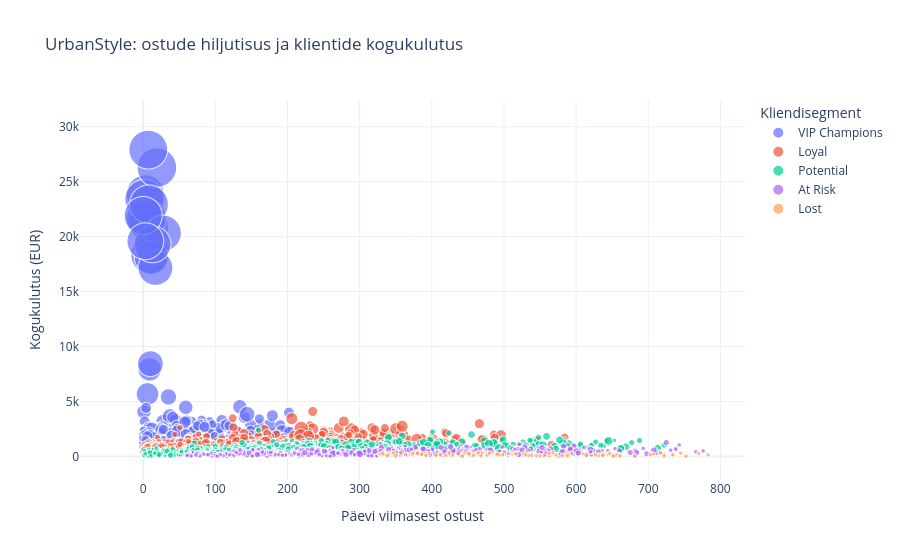

Notebook code cell kept with this figure:
### Code cell
# Diagramm 2 -- scatter
rfm["segment"] = rfm["segment"].replace({"At risk": "At Risk"})
segmentide_järjekord = [
    "VIP Champions",
    "Loyal",
    "Potential",
    "At Risk",
    "Lost"
]

fig = px.scatter(
    rfm,
    x="recency_days",
    y="monetary",
    color="segment",
    size="frequency",
    hover_name="customer_id",
    size_max=40,
    opacity=0.7,
    title="UrbanStyle: ostude hiljutisus ja klientide kogukulutus",
    labels={
        "recency_days": "Päevi viimasest ostust",
        "monetary": "Kogukulutus (EUR)",
        "frequency": "Ostude arv",
        "segment": "Kliendisegment",
        "customer_id": "Kliendi ID"
    },
    category_orders={"segment": segmentide_järjekord},
    template="plotly_white"
)

fig.show()

### Figure 1 — Plotly figure (JSON) as saved in the notebook; plotly's stock layout.template omitted (floating-point values rounded to 4 significant figures; data arrays with more than 128 entries replaced by an {"elided": "..."} marker saying what was removed)
{"data": [{"hovertemplate": "<b>%{hovertext}</b><br><br>Kliendisegment=VIP Champions<br>Päevi viimasest ostust=%{x}<br>Kogukulutus (EUR)=%{y}<br>Ostude arv=%{marker.size}<extra></extra>", "hovertext": {"elided": "453 float values"}, "legendgroup": "VIP Champions", "marker": {"color": "#636efa", "opacity": 0.7, "size": {"elided": "453 int values"}, "sizemode": "area", "sizeref": 0.04813, "symbol": "circle"}, "mode": "markers", "name": "VIP Champions", "showlegend": true, "type": "scattergl", "x": {"elided": "453 int values"}, "xaxis": "x", "y": {"elided": "453 float values"}, "yaxis": "y"}, {"hovertemplate": "<b>%{hovertext}</b><br><br>Kliendisegment=Loyal<br>Päevi viimasest ostust=%{x}<br>Kogukulutus (EUR)=%{y}<br>Ostude arv=%{marker.size}<extra></extra>", "hovertext": {"elided": "678 float values"}, "legendgroup": "Loyal", "marker": {"color": "#EF553B", "opacity": 0.7, "size": {"elided": "678 int values"}, "sizemode": "area", "sizeref": 0.04813, "symbol": "circle"}, "mode": "markers", "name": "Loyal", "showlegend": true, "type": "scattergl", "x": {"elided": "678 int values"}, "xaxis": "x", "y": {"elided": "678 float values"}, "yaxis": "y"}, {"hovertemplate": "<b>%{hovertext}</b><br><br>Kliendisegment=Potential<br>Päevi viimasest ostust=%{x}<br>Kogukulutus (EUR)=%{y}<br>Ostude arv=%{marker.size}<extra></extra>", "hovertext": {"elided": "768 float values"}, "legendgroup": "Potential", "marker": {"color": "#00cc96", "opacity": 0.7, "size": {"elided": "768 int values"}, "sizemode": "area", "sizeref": 0.04813, "symbol": "circle"}, "mode": "markers", "name": "Potential", "showlegend": true, "type": "scattergl", "x": {"elided": "768 int values"}, "xaxis": "x", "y": {"elided": "768 float values"}, "yaxis": "y"}, {"hovertemplate": "<b>%{hovertext}</b><br><br>Kliendisegment=At Risk<br>Päevi viimasest ostust=%{x}<br>Kogukulutus (EUR)=%{y}<br>Ostude arv=%{marker.size}<extra></extra>", "hovertext": {"elided": "524 float values"}, "legendgroup": "At Risk", "marker": {"color": "#ab63fa", "opacity": 0.7, "size": {"elided": "524 int values"}, "sizemode": "area", "sizeref": 0.04813, "symbol": "circle"}, "mode": "markers", "name": "At Risk", "showlegend": true, "type": "scattergl", "x": {"elided": "524 int values"}, "xaxis": "x", "y": {"elided": "524 float values"}, "yaxis": "y"}, {"hovertemplate": "<b>%{hovertext}</b><br><br>Kliendisegment=Lost<br>Päevi viimasest ostust=%{x}<br>Kogukulutus (EUR)=%{y}<br>Ostude arv=%{marker.size}<extra></extra>", "hovertext": [2006.0, 2061.0, 2063.0, 2122.0, 2127.0, 2129.0, 2164.0, 2177.0, 2189.0, 2232.0, 2253.0, 2262.0, 2284.0, 2308.0, 2309.0, 2310.0, 2395.0, 2399.0, 2446.0, 2466.0, 2476.0, 2496.0, 2520.0, 2594.0, 2601.0, 2623.0, 2625.0, 2649.0, 2658.0, 2665.0, 2670.0, 2677.0, 2776.0, 2818.0, 2916.0, 3032.0, 3093.0, 3121.0, 3142.0, 3187.0, 3224.0, 3244.0, 3255.0, 3264.0, 3278.0, 3299.0, 3409.0, 3448.0, 3466.0, 3468.0, 3473.0, 3497.0, 3537.0, 3543.0, 3564.0, 3584.0, 3611.0, 3616.0, 3630.0, 3733.0, 3763.0, 3785.0, 3791.0, 3802.0, 3808.0, 3838.0, 3864.0, 3877.0, 3927.0, 3931.0, 3948.0, 3962.0, 3964.0, 3965.0, 3999.0, 4013.0, 4021.0, 4030.0, 4031.0, 4034.0, 4041.0, 4079.0, 4089.0, 4117.0, 4124.0, 4125.0, 4151.0, 4186.0, 4241.0, 4306.0, 4313.0, 4362.0, 4370.0, 4379.0, 4387.0, 4433.0, 4434.0, 4526.0, 4531.0, 4555.0, 4608.0, 4669.0, 4702.0, 4704.0, 4723.0, 4739.0, 4745.0, 4750.0, 4773.0, 4784.0, 4789.0, 4889.0, 4898.0, 4910.0, 4913.0, 4933.0, 4954.0], "legendgroup": "Lost", "marker": {"color": "#FFA15A", "opacity": 0.7, "size": [1, 1, 1, 1, 1, 2, 1, 1, 1, 1, 1, 1, 1, 1, 1, 1, 1, 1, 1, 1, 1, 1, 1, 1, 1, 1, 1, 1, 1, 1, 1, 1, 1, 1, 1, 1, 1, 1, 1, 1, 1, 1, 1, 1, 1, 1, 1, 1, 1, 1, 1, 1, 1, 1, 1, 1, 1, 1, 1, 1, 1, 1, 1, 1, 1, 1, 1, 1, 1, 1, 1, 1, 1, 1, 1, 1, 1, 1, 1, 1, 1, 1, 1, 1, 1, 1, 1, 1, 1, 1, 1, 1, 1, 1, 1, 1, 1, 1, 1, 1, 1, 1, 1, 1, 1, 1, 1, 1, 1, 1, 1, 1, 1, 1, 1, 1, 1], "sizemode": "area", "sizeref": 0.04813, "symbol": "circle"}, "mode": "markers", "name": "Lost", "showlegend": true, "type": "scattergl", "x": [477, 681, 332, 752, 381, 444, 386, 460, 572, 489, 453, 745, 635, 470, 563, 498, 661, 347, 585, 329, 475, 528, 457, 335, 445, 509, 545, 393, 550, 476, 364, 783, 342, 357, 707, 722, 657, 641, 593, 510, 329, 479, 443, 498, 452, 513, 429, 437, 734, 442, 717, 659, 629, 412, 573, 344, 342, 656, 395, 406, 645, 451, 659, 420, 515, 391, 586, 477, 656, 571, 703, 340, 563, 340, 347, 610, 568, 633, 627, 647, 464, 589, 581, 424, 468, 380, 588, 637, 734, 412, 637, 494, 717, 491, 412, 650, 534, 537, 661, 333, 517, 332, 392, 338, 373, 480, 770, 506, 722, 374, 652, 614, 556, 534, 412, 530, 350], "xaxis": "x", "y": [327.1, 57.08, 81.48, 16.62, 334.5, 197.7, 205.0, 141.1, 110.7, 166.3, 307.2, 304.1, 210.4, 269.9, 67.75, 153.1, 72.6, 209.1, 54.95, 104.1, 62.56, 269.9, 81.48, 184.2, 282.9, 253.8, 67.75, 172.3, 48.85, 41.79, 158.9, 139.7, 138.1, 342.7, 221.4, 205.9, 153.6, 210.2, 276.3, 218.8, 215.6, 205.9, 106.7, 163.6, 153.4, 171.3, 130.4, 271.4, 57.08, 23.45, 273.1, 26.79, 74.81, 78.09, 58.96, 142.6, 282.9, 63.3, 222.1, 106.8, 183.4, 272.0, 154.7, 106.2, 282.9, 216.2, 208.1, 160.9, 140.0, 167.2, 152.1, 49.08, 305.7, 190.8, 298.9, 247.0, 332.6, 51.58, 167.2, 274.8, 311.7, 201.9, 62.56, 299.1, 60.37, 279.4, 53.24, 83.97, 169.1, 290.3, 121.5, 141.1, 339.2, 218.5, 84.54, 55.04, 181.7, 106.7, 41.63, 201.1, 241.1, 260.7, 50.85, 65.6, 159.2, 307.2, 263.1, 285.1, 47.36, 304.3, 42.64, 109.9, 53.58, 84.95, 166.3, 130.7, 63.95], "yaxis": "y"}], "layout": {"legend": {"itemsizing": "constant", "title": {"text": "Kliendisegment"}, "tracegroupgap": 0}, "title": {"text": "UrbanStyle: ostude hiljutisus ja klientide kogukulutus"}, "xaxis": {"anchor": "y", "domain": [0, 1], "title": {"text": "Päevi viimasest ostust"}}, "yaxis": {"anchor": "x", "domain": [0, 1], "title": {"text": "Kogukulutus (EUR)"}}}}
